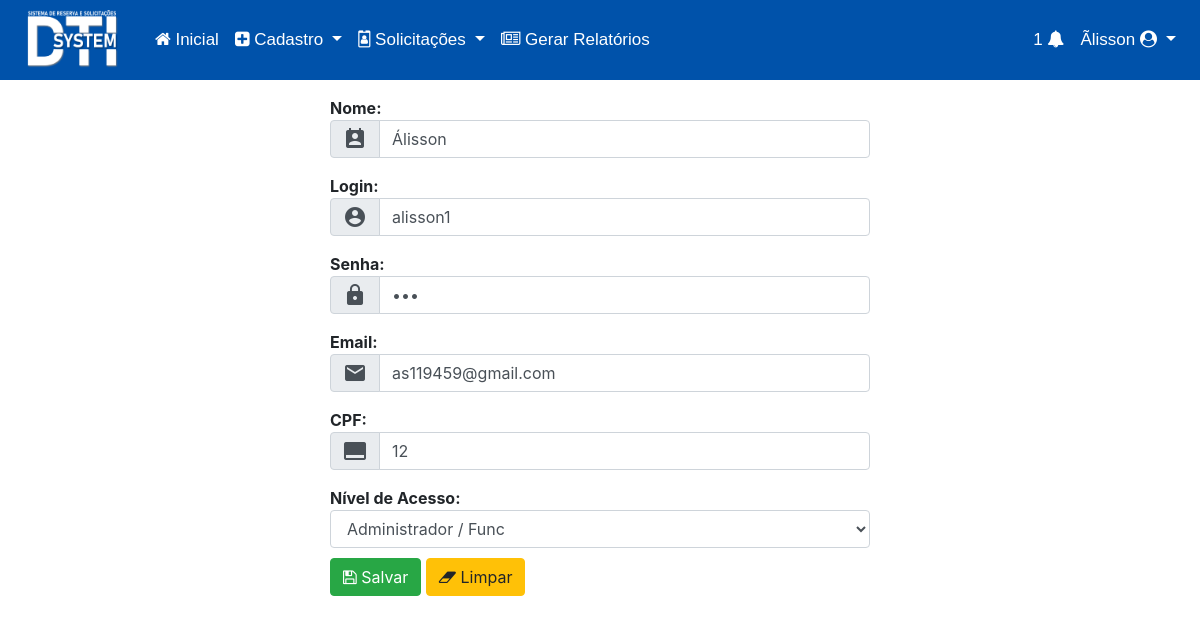
Before: /view/views/editarusuario.php?id=12 (signed in) with the older database file.
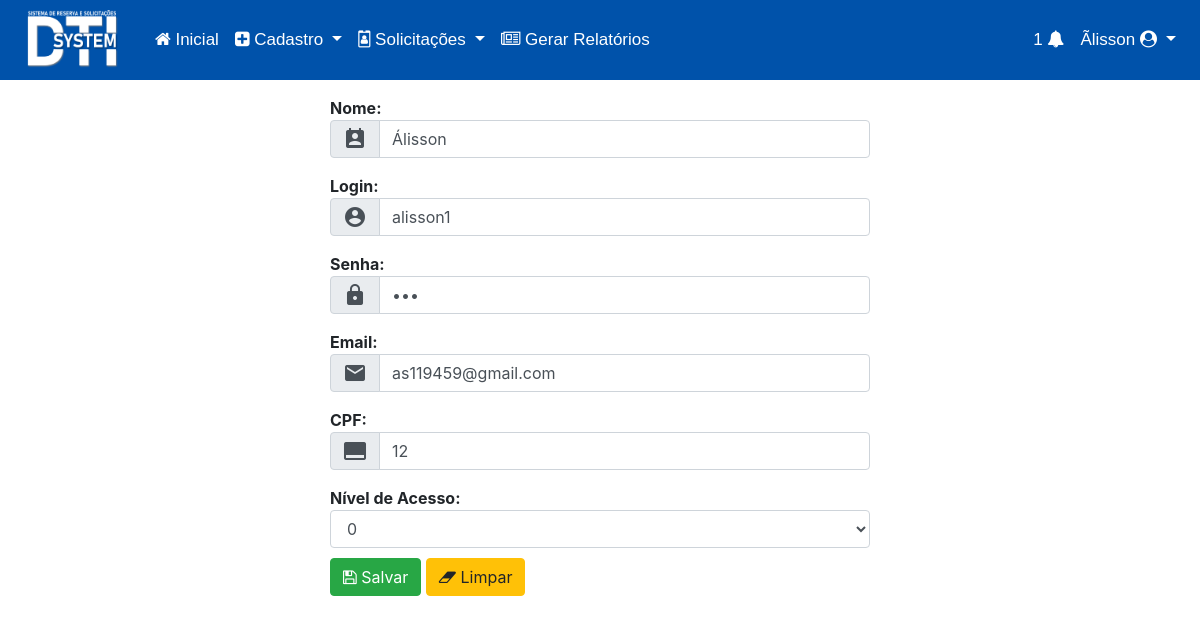
After: the same page with the newer database file.
### tables this page shows
CREATE TABLE `usuarios` (
  `id` int(3) NOT NULL,
  `nome` varchar(200) NOT NULL,
  `login` varchar(100) NOT NULL,
  `senha` varchar(200) NOT NULL,
  `email` varchar(200) NOT NULL,
  `cpf` varchar(20) NOT NULL,
  `nivel` tinyint(1) NOT NULL
);

### view/views/editarusuario.php (the view, shortened to what this page needs)
<?php
$id =  filter_input(INPUT_GET,'id', FILTER_SANITIZE_NUMBER_INT);
include_once '../../config/config.php';
?>
<!DOCTYPE html>
<html lang="pt-br">
<head>
    <link rel="stylesheet" href="../../css/home.css">
    <link rel="stylesheet" href="https://stackpath.bootstrapcdn.com/bootstrap/4.3.1/css/bootstrap.min.css">
    <link rel="stylesheet" href="../../fonts/font-awesome-4.7.0/css/font-awesome.min.css">
</head>
<body>
<?php
  include 'menu.php';
  $resultaQuery = "SELECT * FROM usuarios where id= $id";
  $resulta = $conecta->prepare($resultaQuery);
  $resulta->execute();
  $resultaEditar = $resulta->fetch(PDO::FETCH_ASSOC);
?>
<div class="container">
<form method="POST" action="../../controller/usuario/Usuario.controller.php">
<div class="row justify-content-center">
  <div class="col-md-6">
    <div class="form-group" style="margin-top: 3%;">
      <b>Nome:</b>
      <div class="input-group mb-3">
            <div class="input-group-prepend">
            <span class="input-group-text" id="basic-addon1"><i class='material-icons left'>perm_contact_calendar</i></span>
            </div>
            <input type="text" name="nome" class="form-control" placeholder="Digite seu nome e sobrenome." aria-label="Username" aria-describedby="basic-addon1" value="<?php if(isset($resultaEditar['nome'])) { echo $resultaEditar['nome']; } ?>">
      </div>
      <b>Login:</b>
      <div class="input-group mb-3">
            <div class="input-group-prepend">
            <span class="input-group-text" id="basic-addon1"><i class='material-icons left'>account_circle</i></span>
            </div>
            <input type="text" name="login" class="form-control" placeholder="Digite um login." aria-label="Username" aria-describedby="basic-addon1" value="<?php if(isset($resultaEditar['login'])) { echo $resultaEditar['login']; } ?>">
      </div>
      <b>Senha:</b>
      <div class="input-group mb-3">
            <div class="input-group-prepend">
            <span class="input-group-text" id="basic-addon1"><i class='material-icons left'>lock</i></span>
            </div>
            <input type="password" name="senha" class="form-control" placeholder="Digite uma senha." aria-label="Username" aria-describedby="basic-addon1" value="<?php if(isset($resultaEditar['senha'])) { echo $resultaEditar['senha']; } ?>">
      </div>
      <b>Email:</b>
      <div class="input-group mb-3">
            <div class="input-group-prepend">
            <span class="input-group-text" id="basic-addon1"><i class='material-icons left'>email</i></span>
            </div>
            <input type="email" name="email" class="form-control" placeholder="Digite um email válido." aria-label="Username" aria-describedby="basic-addon1" value="<?php if(isset($resultaEditar['email'])) { echo $resultaEditar['email']; } ?>">
      </div>
      <b>CPF:</b>
      <div class="input-group mb-3">
            <div class="input-group-prepend">
            <span class="input-group-text" id="basic-addon1"><i class='material-icons left'>call_to_action</i></span>
            </div>
            <input type="text" name="cpf" class="form-control" placeholder="Digite seu CPF." aria-label="Username" aria-describedby="basic-addon1" value="<?php if(isset($resultaEditar['cpf'])) { echo $resultaEditar['cpf']; } ?>">
      </div>
      <b>Nível de Acesso:</b>
      <select class="form-control" name="nivel" id="exampleFormControlSelect1">
          <?php if(isset($resultaEditar['nivel'])) { ?>
          <option><?php echo $resultaEditar['nivel']; ?></option>
          <?php }?>
      </select>
      <div class="botaoentrar" style="margin-top: 10px;">
          <button type="submit" class="btn btn-success"><i class="fa fa-floppy-o" aria-hidden="true"></i> Salvar</button></a>
          <button type="reset" class="btn btn-warning"><i class="fa fa-eraser" aria-hidden="true"></i> Limpar</button></a>
      </div>
    </div>
  </div>
</div>
</div>
</body>
</html>

Changed rows visible on the page:
changed usuarios "Álisson": nivel "Administrador / Func" → "0"
